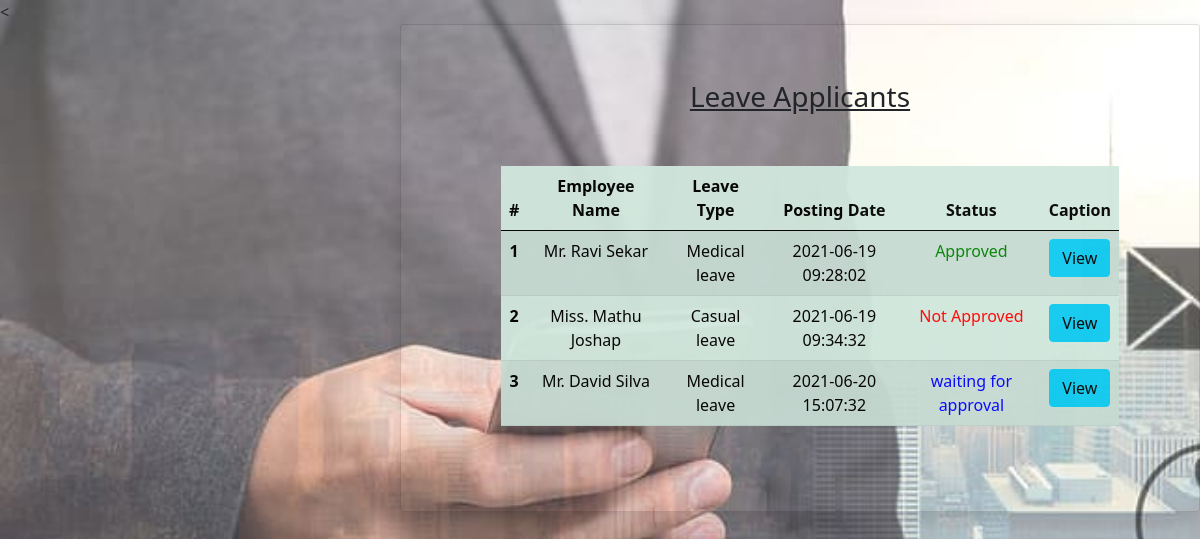
The page /leaves_2.php (signed in) on the database its author committed.
### tables this page shows
CREATE TABLE IF NOT EXISTS `leaves` (
  `ID` int(5) NOT NULL AUTO_INCREMENT,
  `Leave_ID` varchar(7) NOT NULL,
  `EmpID` varchar(5) NOT NULL,
  `Empname` varchar(200) NOT NULL,
  `LeaveType` varchar(25) NOT NULL,
  `FromDate` timestamp NOT NULL DEFAULT CURRENT_TIMESTAMP,
  `ToDate` timestamp NOT NULL DEFAULT CURRENT_TIMESTAMP,
  `Duration` int(15) NOT NULL,
  `Description` mediumtext NOT NULL,
  `PostingDate` timestamp NOT NULL DEFAULT CURRENT_TIMESTAMP,
  `AdminRemark` mediumtext,
  `AdminRemarkDate` timestamp NULL DEFAULT NULL,
  `Status` int(1) NOT NULL,
  `ISRead` int(1) NOT NULL,
  `username` varchar(100) DEFAULT NULL,
  PRIMARY KEY (`Leave_ID`),
  UNIQUE KEY `ID` (`ID`)
);

### leaves_2.php (the view, shortened to what this page needs)
<!DOCTYPE html>
<html lang="en">
    <head>
        <link rel="stylesheet" href="bootstrap/css/bootstrap.min.css">
        <link rel="stylesheet" href="https://cdnjs.cloudflare.com/ajax/libs/font-awesome/5.15.3/css/all.min.css">
        <link rel="stylesheet" href="css/form.css">
</head>
<body style="background-image: url('images/c1.jpg'); background-repeat: no-repeat, repeat; background-size: cover; background-position: left; background-attachment: fixed;">
   <<div class="content-wrapper p-t-99 p-b-100 font-robo" style="text-align:center;">
            <div class="wrapper wrapper--w1400" style="max-width: 1400px; padding-left: 200px;">
                <div class="card card-1"  style="background: transparent;">
                    <div class="card-body">
                        <h3><u>Leave Applicants</u></h3> <br>
                          <table class="table table-success table-striped" style="margin:20px 10px; opacity:0.95;">
                            <thead>
                              <tr>
                                  <th scope="col">#</th>
                                  <th scope="col">Employee Name</th>
                                  <th scope="col">Leave Type</th>
                                  <th scope="col">Posting Date</th>
                                  <th scope="col">Status</th>
                                  <th scope="col">Caption</th>
                               </tr>
                             </thead>
<tbody>
<?php
$mysqli=new mysqli('localhost','root','' ,'emp-management-sys') or die(mysqli_error($mysqli));
$result=$mysqli->query("SELECT ID,Empname,LeaveType,PostingDate,Status from leaves ") or die($mysqli->error);
$cnt=1;
while($row=$result->fetch_assoc()):
?>
<tr>
<td> <b><?php echo htmlentities($cnt);?></b></td>
<td><?php echo $row['Empname'];?></td>
<td><?php echo $row['LeaveType'];?></td>
<td><?php echo $row['PostingDate'];?></td>
<td><?php $stats=$row['Status'];;
if($stats==1){?>
     <span style="color: green">Approved</span>
     <?php } if($stats==2)  { ?>
     <span style="color: red">Not Approved</span>
     <?php } if($stats==0)  { ?>
     <span style="color: blue">waiting for approval</span>
     <?php } ?>
 </td>
<td><a href="admin.php?pg=leaves_3.php&leaveid=<?php echo $row['ID'];?>" class="btn btn-info" name="view">View</a></td>
                                    </tr>
                                         <?php $cnt++;?>
										 <?php endwhile; ?>
                                    </tbody>
                                </table>
                            </div>
                        </div>
                    </div>
                </div>
    </body>
</html>

### css/form.css (style rules this page uses)
.card { overflow: hidden; -webkit-border-radius: 3px; -moz-border-radius: 3px; border-radius: 3px; }
.card-1 { -webkit-box-shadow: 0px 8px 20px 0px rgba(0, 0, 0, 0.15); -moz-box-shadow: 0px 8px 20px 0px rgba(0, 0, 0, 0.15); box-shadow: 0px 8px 20px 0px rgba(0, 0, 0, 0.15); }
.card-1 .card-body { padding: 0 90px; padding-top: 55px; padding-bottom: 65px; }
.p-b-100 { padding-bottom: 100px; }
.wrapper { margin: 0 auto; }
.wrapper--w1400 { max-width: 1400px; padding-left: 200px; }
@media (min-width: 1199.98px) and (max-width: 1399.98px) { .content-wrapper { margin-left: 200px; } }

### rows shown on the page
leaves: Empname "Mr. Ravi Sekar", LeaveType "Medical leave", PostingDate "2021-06-19 09:28:02", Status "Approved"
leaves: Empname "Miss. Mathu Joshap", LeaveType "Casual leave", PostingDate "2021-06-19 09:34:32", Status "Not Approved"
leaves: Empname "Mr. David Silva", LeaveType "Medical leave", PostingDate "2021-06-20 15:07:32", Status "waiting for approval"
